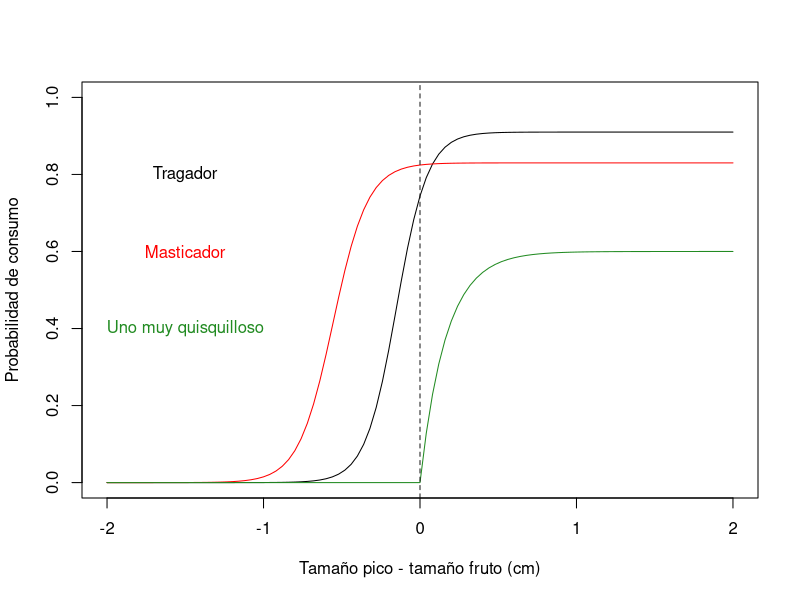

R code for this plot:
curve(plogis(1.5 + 10 * x) * 0.91, from = -2, to = 2, ylim = c(0, 1),
      ylab = "Probabilidad de consumo",
      xlab = "Tamaño pico - tamaño fruto (cm)")
text(-1.5, 0.8, "Tragador")

curve(plogis(5 + 9 * x) * 0.83, add = TRUE, col = "red")
text(-1.5, 0.6, "Masticador", col = "red")

curve(ifelse(x > 0, 0.6 * (1 - exp(-6 * x)), 0), add = TRUE, col = "forestgreen")
text(-1.5, 0.4, "Uno muy quisquilloso", col = "forestgreen")

abline(v = 0, lty = 2, col = "gray10")
